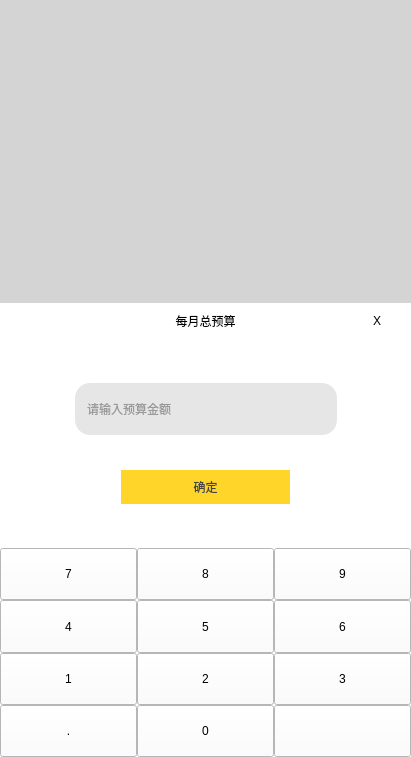
<?xml version="1.0" encoding="UTF-8"?>
<ui version="4.0">
 <class>AddBudgetPane</class>
 <widget class="QWidget" name="AddBudgetPane">
  <property name="geometry">
   <rect>
    <x>0</x>
    <y>0</y>
    <width>411</width>
    <height>757</height>
   </rect>
  </property>
  <property name="windowTitle">
   <string>Form</string>
  </property>
  <property name="styleSheet">
   <string notr="true">background-color: rgb(212, 212, 212);</string>
  </property>
  <layout class="QGridLayout" name="gridLayout_3" rowstretch="4,6">
   <property name="leftMargin">
    <number>0</number>
   </property>
   <property name="topMargin">
    <number>0</number>
   </property>
   <property name="rightMargin">
    <number>0</number>
   </property>
   <property name="bottomMargin">
    <number>0</number>
   </property>
   <property name="spacing">
    <number>0</number>
   </property>
   <item row="0" column="0">
    <spacer name="verticalSpacer_4">
     <property name="orientation">
      <enum>Qt::Vertical</enum>
     </property>
     <property name="sizeHint" stdset="0">
      <size>
       <width>20</width>
       <height>300</height>
      </size>
     </property>
    </spacer>
   </item>
   <item row="1" column="0">
    <widget class="QWidget" name="backgroundwidget" native="true">
     <property name="styleSheet">
      <string notr="true">#backgroundwidget
{   color: rgb(0, 0, 0);
	border:1px ;
	border-color: rgba(140,140,140,120);
	border-style: solid;
	background-color:rgb(255,255,255);
}</string>
     </property>
     <layout class="QGridLayout" name="gridLayout_2">
      <property name="leftMargin">
       <number>0</number>
      </property>
      <property name="topMargin">
       <number>0</number>
      </property>
      <property name="rightMargin">
       <number>0</number>
      </property>
      <property name="bottomMargin">
       <number>0</number>
      </property>
      <property name="spacing">
       <number>0</number>
      </property>
      <item row="0" column="0">
       <widget class="QWidget" name="titlewidget" native="true">
        <property name="styleSheet">
         <string notr="true">background-color: rgb(255, 255, 255);
color: rgb(0, 0, 0);</string>
        </property>
        <layout class="QHBoxLayout" name="horizontalLayout">
         <item>
          <widget class="QLabel" name="label_Space">
           <property name="maximumSize">
            <size>
             <width>50</width>
             <height>16777215</height>
            </size>
           </property>
           <property name="text">
            <string/>
           </property>
          </widget>
         </item>
         <item>
          <widget class="QLabel" name="label_title">
           <property name="styleSheet">
            <string notr="true">font: 22pt &quot;微软雅黑&quot;;</string>
           </property>
           <property name="text">
            <string>每月总预算</string>
           </property>
           <property name="alignment">
            <set>Qt::AlignCenter</set>
           </property>
          </widget>
         </item>
         <item>
          <widget class="QLabel" name="label_close">
           <property name="sizePolicy">
            <sizepolicy hsizetype="Preferred" vsizetype="Preferred">
             <horstretch>0</horstretch>
             <verstretch>0</verstretch>
            </sizepolicy>
           </property>
           <property name="maximumSize">
            <size>
             <width>50</width>
             <height>16777215</height>
            </size>
           </property>
           <property name="styleSheet">
            <string notr="true">font: 22pt &quot;微软雅黑&quot;;</string>
           </property>
           <property name="text">
            <string>X</string>
           </property>
           <property name="alignment">
            <set>Qt::AlignCenter</set>
           </property>
          </widget>
         </item>
        </layout>
       </widget>
      </item>
      <item row="1" column="0">
       <widget class="QWidget" name="inputwidget" native="true">
        <property name="styleSheet">
         <string notr="true">background-color: rgb(255, 255, 255);</string>
        </property>
        <layout class="QVBoxLayout" name="verticalLayout" stretch="2,3,2,2,2">
         <property name="spacing">
          <number>0</number>
         </property>
         <item>
          <spacer name="verticalSpacer_3">
           <property name="orientation">
            <enum>Qt::Vertical</enum>
           </property>
           <property name="sizeHint" stdset="0">
            <size>
             <width>20</width>
             <height>26</height>
            </size>
           </property>
          </spacer>
         </item>
         <item>
          <layout class="QHBoxLayout" name="horizontalLayout_3" stretch="2,8,2">
           <item>
            <spacer name="horizontalSpacer_3">
             <property name="orientation">
              <enum>Qt::Horizontal</enum>
             </property>
             <property name="sizeHint" stdset="0">
              <size>
               <width>40</width>
               <height>20</height>
              </size>
             </property>
            </spacer>
           </item>
           <item>
            <widget class="QLineEdit" name="lineEdit">
             <property name="sizePolicy">
              <sizepolicy hsizetype="Expanding" vsizetype="Preferred">
               <horstretch>0</horstretch>
               <verstretch>0</verstretch>
              </sizepolicy>
             </property>
             <property name="styleSheet">
              <string notr="true">color: rgb(76, 76, 76);
font: 26pt &quot;微软雅黑&quot;;
background-color: rgba(212, 212, 212,150);
border-radius:15px;
padding-left:10px;</string>
             </property>
             <property name="readOnly">
              <bool>true</bool>
             </property>
             <property name="placeholderText">
              <string>请输入预算金额</string>
             </property>
             <property name="clearButtonEnabled">
              <bool>false</bool>
             </property>
            </widget>
           </item>
           <item>
            <spacer name="horizontalSpacer_4">
             <property name="orientation">
              <enum>Qt::Horizontal</enum>
             </property>
             <property name="sizeHint" stdset="0">
              <size>
               <width>40</width>
               <height>20</height>
              </size>
             </property>
            </spacer>
           </item>
          </layout>
         </item>
         <item>
          <spacer name="verticalSpacer">
           <property name="orientation">
            <enum>Qt::Vertical</enum>
           </property>
           <property name="sizeHint" stdset="0">
            <size>
             <width>20</width>
             <height>25</height>
            </size>
           </property>
          </spacer>
         </item>
         <item>
          <layout class="QHBoxLayout" name="horizontalLayout_2" stretch="2,3,2">
           <item>
            <spacer name="horizontalSpacer">
             <property name="orientation">
              <enum>Qt::Horizontal</enum>
             </property>
             <property name="sizeHint" stdset="0">
              <size>
               <width>88</width>
               <height>20</height>
              </size>
             </property>
            </spacer>
           </item>
           <item>
            <widget class="QPushButton" name="pushButton_Ok">
             <property name="sizePolicy">
              <sizepolicy hsizetype="Preferred" vsizetype="Preferred">
               <horstretch>0</horstretch>
               <verstretch>0</verstretch>
              </sizepolicy>
             </property>
             <property name="styleSheet">
              <string notr="true">QPushButton
{	
	background-color: rgb(255, 213, 42);
	font: 18pt &quot;微软雅黑&quot;;
	color: rgb(67, 67, 67);
	border-radius:25px;
}

QPushButton:clicked
{
	background-color: rgb(207, 173, 34);
	font: 18pt &quot;微软雅黑&quot;;
	color: rgb(67, 67, 67);
	border-radius:25px;
}

QPushButton:disabled
{
	
	background-color: rgba(129, 129, 129, 180);
	font: 18pt &quot;微软雅黑&quot;;
	color: rgb(67, 67, 67);
	border-radius:25px;
}
</string>
             </property>
             <property name="text">
              <string>确定</string>
             </property>
            </widget>
           </item>
           <item>
            <spacer name="horizontalSpacer_2">
             <property name="orientation">
              <enum>Qt::Horizontal</enum>
             </property>
             <property name="sizeHint" stdset="0">
              <size>
               <width>108</width>
               <height>20</height>
              </size>
             </property>
            </spacer>
           </item>
          </layout>
         </item>
         <item>
          <spacer name="verticalSpacer_2">
           <property name="orientation">
            <enum>Qt::Vertical</enum>
           </property>
           <property name="sizeHint" stdset="0">
            <size>
             <width>20</width>
             <height>26</height>
            </size>
           </property>
          </spacer>
         </item>
        </layout>
       </widget>
      </item>
      <item row="2" column="0">
       <widget class="QWidget" name="Keywidget" native="true">
        <property name="styleSheet">
         <string notr="true">font: 22pt &quot;微软雅黑&quot;;
background-color: rgb(255, 255, 255);
color: rgb(0, 0, 0);</string>
        </property>
        <layout class="QGridLayout" name="gridLayout" rowstretch="1,1,1,1">
         <property name="leftMargin">
          <number>0</number>
         </property>
         <property name="topMargin">
          <number>0</number>
         </property>
         <property name="rightMargin">
          <number>0</number>
         </property>
         <property name="bottomMargin">
          <number>0</number>
         </property>
         <property name="spacing">
          <number>0</number>
         </property>
         <item row="0" column="0">
          <widget class="QPushButton" name="pushButton_Seven">
           <property name="sizePolicy">
            <sizepolicy hsizetype="Expanding" vsizetype="Expanding">
             <horstretch>0</horstretch>
             <verstretch>0</verstretch>
            </sizepolicy>
           </property>
           <property name="styleSheet">
            <string notr="true"/>
           </property>
           <property name="text">
            <string>7</string>
           </property>
          </widget>
         </item>
         <item row="0" column="1">
          <widget class="QPushButton" name="pushButton_Eight">
           <property name="sizePolicy">
            <sizepolicy hsizetype="Expanding" vsizetype="Expanding">
             <horstretch>0</horstretch>
             <verstretch>0</verstretch>
            </sizepolicy>
           </property>
           <property name="styleSheet">
            <string notr="true"/>
           </property>
           <property name="text">
            <string>8</string>
           </property>
          </widget>
         </item>
         <item row="0" column="2">
          <widget class="QPushButton" name="pushButton_Nine">
           <property name="sizePolicy">
            <sizepolicy hsizetype="Expanding" vsizetype="Expanding">
             <horstretch>0</horstretch>
             <verstretch>0</verstretch>
            </sizepolicy>
           </property>
           <property name="text">
            <string>9</string>
           </property>
          </widget>
         </item>
         <item row="1" column="0">
          <widget class="QPushButton" name="pushButton_Four">
           <property name="sizePolicy">
            <sizepolicy hsizetype="Expanding" vsizetype="Expanding">
             <horstretch>0</horstretch>
             <verstretch>0</verstretch>
            </sizepolicy>
           </property>
           <property name="text">
            <string>4</string>
           </property>
          </widget>
         </item>
         <item row="1" column="1">
          <widget class="QPushButton" name="pushButton_Five">
           <property name="sizePolicy">
            <sizepolicy hsizetype="Expanding" vsizetype="Expanding">
             <horstretch>0</horstretch>
             <verstretch>0</verstretch>
            </sizepolicy>
           </property>
           <property name="text">
            <string>5</string>
           </property>
          </widget>
         </item>
         <item row="1" column="2">
          <widget class="QPushButton" name="pushButton_Six">
           <property name="sizePolicy">
            <sizepolicy hsizetype="Expanding" vsizetype="Expanding">
             <horstretch>0</horstretch>
             <verstretch>0</verstretch>
            </sizepolicy>
           </property>
           <property name="text">
            <string>6</string>
           </property>
          </widget>
         </item>
         <item row="2" column="0">
          <widget class="QPushButton" name="pushButton_One">
           <property name="sizePolicy">
            <sizepolicy hsizetype="Expanding" vsizetype="Expanding">
             <horstretch>0</horstretch>
             <verstretch>0</verstretch>
            </sizepolicy>
           </property>
           <property name="text">
            <string>1</string>
           </property>
          </widget>
         </item>
         <item row="2" column="1">
          <widget class="QPushButton" name="pushButton_Two">
           <property name="sizePolicy">
            <sizepolicy hsizetype="Expanding" vsizetype="Expanding">
             <horstretch>0</horstretch>
             <verstretch>0</verstretch>
            </sizepolicy>
           </property>
           <property name="text">
            <string>2</string>
           </property>
          </widget>
         </item>
         <item row="2" column="2">
          <widget class="QPushButton" name="pushButton_Three">
           <property name="sizePolicy">
            <sizepolicy hsizetype="Expanding" vsizetype="Expanding">
             <horstretch>0</horstretch>
             <verstretch>0</verstretch>
            </sizepolicy>
           </property>
           <property name="text">
            <string>3</string>
           </property>
          </widget>
         </item>
         <item row="3" column="0">
          <widget class="QPushButton" name="pushButton_Point">
           <property name="sizePolicy">
            <sizepolicy hsizetype="Expanding" vsizetype="Expanding">
             <horstretch>0</horstretch>
             <verstretch>0</verstretch>
            </sizepolicy>
           </property>
           <property name="text">
            <string>.</string>
           </property>
          </widget>
         </item>
         <item row="3" column="1">
          <widget class="QPushButton" name="pushButton_Zero">
           <property name="sizePolicy">
            <sizepolicy hsizetype="Expanding" vsizetype="Expanding">
             <horstretch>0</horstretch>
             <verstretch>0</verstretch>
            </sizepolicy>
           </property>
           <property name="text">
            <string>0</string>
           </property>
          </widget>
         </item>
         <item row="3" column="2">
          <widget class="QPushButton" name="pushButton_Delete">
           <property name="sizePolicy">
            <sizepolicy hsizetype="Expanding" vsizetype="Expanding">
             <horstretch>0</horstretch>
             <verstretch>0</verstretch>
            </sizepolicy>
           </property>
           <property name="styleSheet">
            <string notr="true">border-image: url(:/Budget/image/deleteIcon_In_AddBudgetPane.jpg);</string>
           </property>
           <property name="text">
            <string/>
           </property>
          </widget>
         </item>
        </layout>
       </widget>
      </item>
     </layout>
    </widget>
   </item>
  </layout>
 </widget>
 <resources/>
 <connections/>
</ui>
